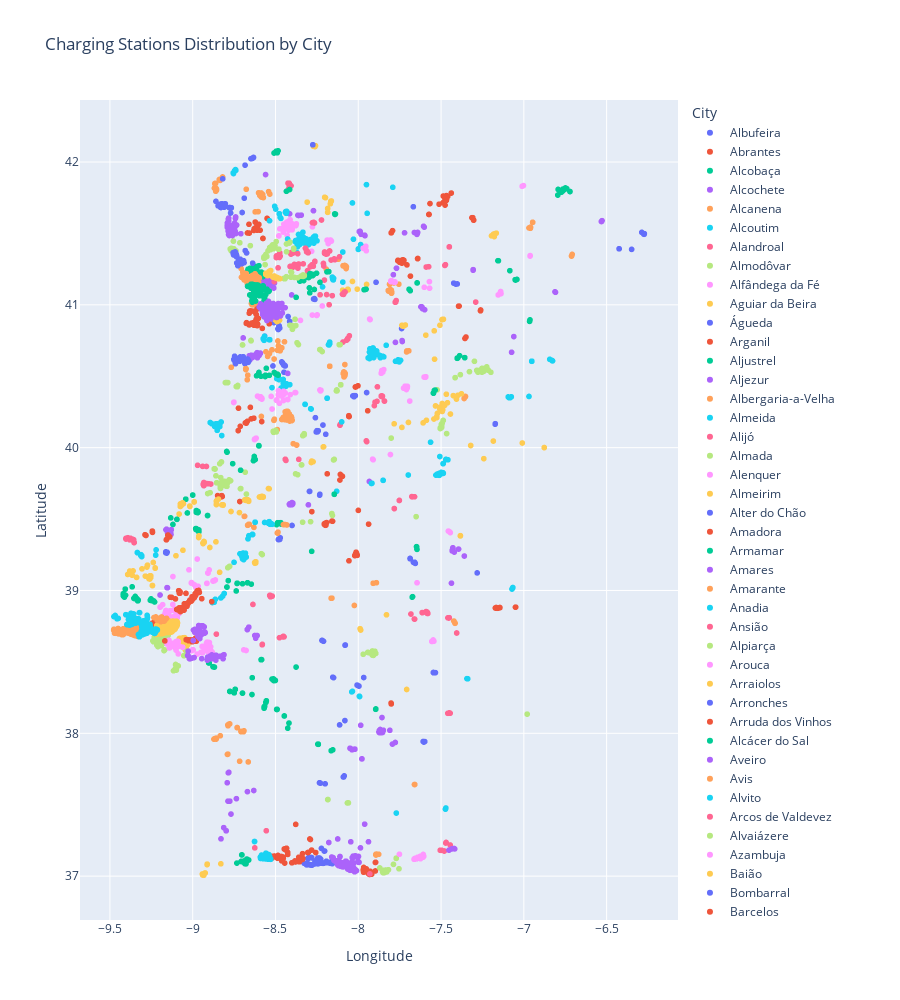

The code cell stored with this chart in its notebook:
### Code cell
# Interactive plot by city
fig = px.scatter(df_coords, 
                 x="LONGITUDE", 
                 y="LATITUDE", 
                 color="CIDADE", 
                 hover_name="station_id",
                 title="Charging Stations Distribution by City",
                 labels={"LONGITUDE": "Longitude", "LATITUDE": "Latitude"})

fig.update_layout(legend_title_text='City', height=1000)
fig.show()
